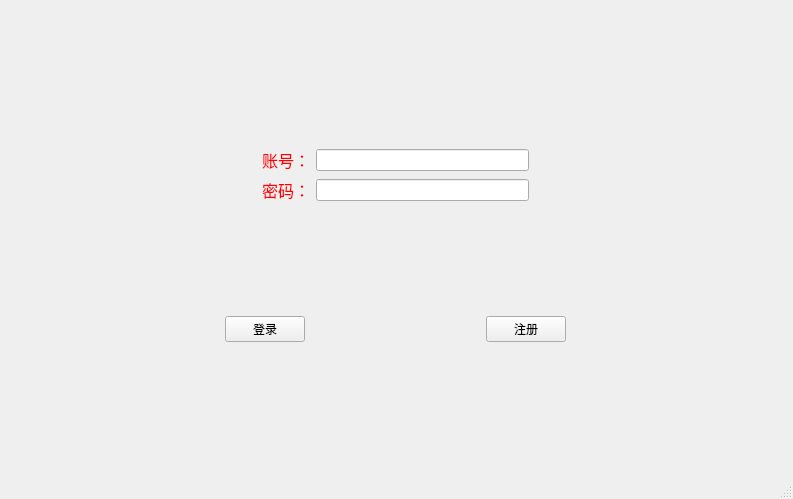
<?xml version="1.0" encoding="UTF-8"?>
<ui version="4.0">
 <class>login</class>
 <widget class="QMainWindow" name="login">
  <property name="geometry">
   <rect>
    <x>0</x>
    <y>0</y>
    <width>793</width>
    <height>499</height>
   </rect>
  </property>
  <property name="windowTitle">
   <string>MainWindow</string>
  </property>
  <widget class="QWidget" name="centralwidget">
   <widget class="QWidget" name="layoutWidget">
    <property name="geometry">
     <rect>
      <x>50</x>
      <y>40</y>
      <width>691</width>
      <height>411</height>
     </rect>
    </property>
    <layout class="QVBoxLayout" name="verticalLayout_2">
     <item>
      <layout class="QVBoxLayout" name="verticalLayout">
       <item>
        <layout class="QHBoxLayout" name="horizontalLayout">
         <item>
          <spacer name="horizontalSpacer">
           <property name="orientation">
            <enum>Qt::Horizontal</enum>
           </property>
           <property name="sizeHint" stdset="0">
            <size>
             <width>40</width>
             <height>20</height>
            </size>
           </property>
          </spacer>
         </item>
         <item>
          <widget class="QLabel" name="label">
           <property name="font">
            <font>
             <pointsize>12</pointsize>
            </font>
           </property>
           <property name="styleSheet">
            <string notr="true">color:rgb(255, 0, 4)</string>
           </property>
           <property name="text">
            <string>账号：</string>
           </property>
          </widget>
         </item>
         <item>
          <widget class="QLineEdit" name="line_name"/>
         </item>
         <item>
          <spacer name="horizontalSpacer_2">
           <property name="orientation">
            <enum>Qt::Horizontal</enum>
           </property>
           <property name="sizeHint" stdset="0">
            <size>
             <width>40</width>
             <height>20</height>
            </size>
           </property>
          </spacer>
         </item>
        </layout>
       </item>
       <item>
        <layout class="QHBoxLayout" name="horizontalLayout_2">
         <item>
          <spacer name="horizontalSpacer_3">
           <property name="orientation">
            <enum>Qt::Horizontal</enum>
           </property>
           <property name="sizeHint" stdset="0">
            <size>
             <width>40</width>
             <height>20</height>
            </size>
           </property>
          </spacer>
         </item>
         <item>
          <widget class="QLabel" name="label_2">
           <property name="font">
            <font>
             <pointsize>12</pointsize>
            </font>
           </property>
           <property name="styleSheet">
            <string notr="true">color:rgb(255, 1, 5)</string>
           </property>
           <property name="text">
            <string>密码：</string>
           </property>
          </widget>
         </item>
         <item>
          <widget class="QLineEdit" name="line_psw">
           <property name="echoMode">
            <enum>QLineEdit::Password</enum>
           </property>
          </widget>
         </item>
         <item>
          <spacer name="horizontalSpacer_4">
           <property name="orientation">
            <enum>Qt::Horizontal</enum>
           </property>
           <property name="sizeHint" stdset="0">
            <size>
             <width>40</width>
             <height>20</height>
            </size>
           </property>
          </spacer>
         </item>
        </layout>
       </item>
      </layout>
     </item>
     <item>
      <layout class="QHBoxLayout" name="horizontalLayout_3">
       <item>
        <spacer name="horizontalSpacer_5">
         <property name="orientation">
          <enum>Qt::Horizontal</enum>
         </property>
         <property name="sizeHint" stdset="0">
          <size>
           <width>40</width>
           <height>20</height>
          </size>
         </property>
        </spacer>
       </item>
       <item>
        <widget class="QPushButton" name="log_Btn">
         <property name="text">
          <string>登录</string>
         </property>
        </widget>
       </item>
       <item>
        <spacer name="horizontalSpacer_7">
         <property name="orientation">
          <enum>Qt::Horizontal</enum>
         </property>
         <property name="sizeHint" stdset="0">
          <size>
           <width>40</width>
           <height>20</height>
          </size>
         </property>
        </spacer>
       </item>
       <item>
        <widget class="QPushButton" name="reg_Btn">
         <property name="text">
          <string>注册</string>
         </property>
        </widget>
       </item>
       <item>
        <spacer name="horizontalSpacer_6">
         <property name="orientation">
          <enum>Qt::Horizontal</enum>
         </property>
         <property name="sizeHint" stdset="0">
          <size>
           <width>40</width>
           <height>20</height>
          </size>
         </property>
        </spacer>
       </item>
      </layout>
     </item>
    </layout>
   </widget>
  </widget>
  <widget class="QStatusBar" name="statusbar"/>
 </widget>
 <resources/>
 <connections/>
</ui>
